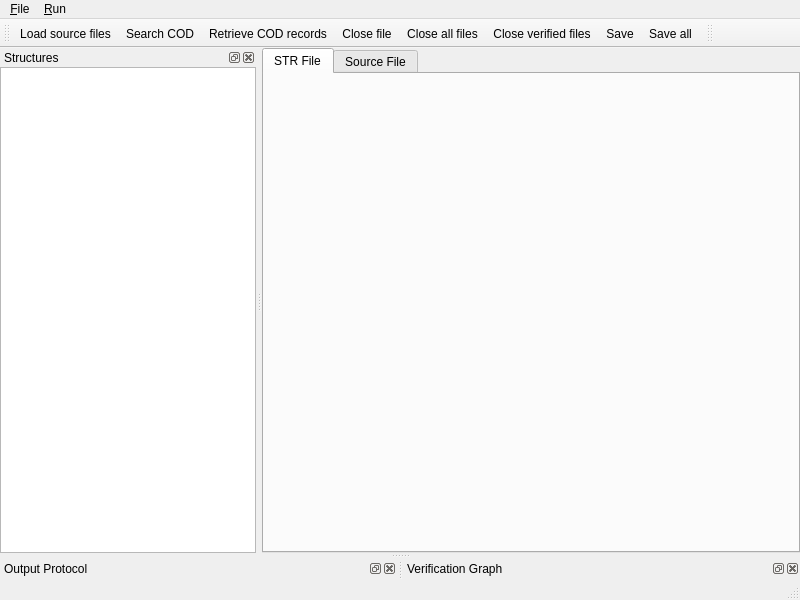
<?xml version="1.0" encoding="UTF-8"?>
<ui version="4.0">
 <class>StrucImportDialog</class>
 <widget class="QMainWindow" name="StrucImportDialog">
  <property name="geometry">
   <rect>
    <x>0</x>
    <y>0</y>
    <width>800</width>
    <height>600</height>
   </rect>
  </property>
  <property name="windowTitle">
   <string>Import Structure Files</string>
  </property>
  <widget class="QWidget" name="centralwidget">
   <layout class="QGridLayout" name="gridLayout">
    <property name="leftMargin">
     <number>0</number>
    </property>
    <property name="topMargin">
     <number>0</number>
    </property>
    <property name="rightMargin">
     <number>0</number>
    </property>
    <property name="bottomMargin">
     <number>0</number>
    </property>
    <item row="0" column="0">
     <widget class="QTabWidget" name="tabWidget">
      <property name="currentIndex">
       <number>0</number>
      </property>
      <widget class="QWidget" name="tab">
       <attribute name="title">
        <string>STR File</string>
       </attribute>
       <layout class="QGridLayout" name="gridLayout_3">
        <property name="leftMargin">
         <number>0</number>
        </property>
        <property name="topMargin">
         <number>0</number>
        </property>
        <property name="rightMargin">
         <number>0</number>
        </property>
        <property name="bottomMargin">
         <number>0</number>
        </property>
        <item row="0" column="0">
         <widget class="CodeEditor" name="textEditStr" native="true"/>
        </item>
       </layout>
      </widget>
      <widget class="QWidget" name="tab_2">
       <attribute name="title">
        <string>Source File</string>
       </attribute>
       <layout class="QGridLayout" name="gridLayout_2">
        <property name="leftMargin">
         <number>0</number>
        </property>
        <property name="topMargin">
         <number>0</number>
        </property>
        <property name="rightMargin">
         <number>0</number>
        </property>
        <property name="bottomMargin">
         <number>0</number>
        </property>
        <item row="0" column="0">
         <widget class="CodeEditor" name="textEditSource" native="true"/>
        </item>
       </layout>
      </widget>
     </widget>
    </item>
   </layout>
  </widget>
  <widget class="QMenuBar" name="menubar">
   <property name="geometry">
    <rect>
     <x>0</x>
     <y>0</y>
     <width>800</width>
     <height>20</height>
    </rect>
   </property>
   <widget class="QMenu" name="menu_File">
    <property name="title">
     <string>&amp;File</string>
    </property>
    <addaction name="action_Load_source_files"/>
    <addaction name="action_Search_COD"/>
    <addaction name="action_Retrieve_COD_records"/>
    <addaction name="separator"/>
    <addaction name="action_Save"/>
    <addaction name="actionSave_all"/>
    <addaction name="separator"/>
    <addaction name="actionRemove_file"/>
    <addaction name="actionClose_all_files"/>
    <addaction name="actionClose_verified_files"/>
    <addaction name="separator"/>
    <addaction name="action_Export_messages"/>
    <addaction name="actionExport_graphs"/>
    <addaction name="separator"/>
    <addaction name="actionClose"/>
   </widget>
   <widget class="QMenu" name="menu_Run">
    <property name="title">
     <string>&amp;Run</string>
    </property>
    <addaction name="actionConvert_source_file"/>
    <addaction name="separator"/>
    <addaction name="action_Verify_structure"/>
    <addaction name="actionVerify_all_structures"/>
    <addaction name="separator"/>
    <addaction name="action_Abort"/>
   </widget>
   <addaction name="menu_File"/>
   <addaction name="menu_Run"/>
  </widget>
  <widget class="QStatusBar" name="statusbar"/>
  <widget class="QDockWidget" name="dockWidgetFiles">
   <property name="windowTitle">
    <string>Structures</string>
   </property>
   <attribute name="dockWidgetArea">
    <number>1</number>
   </attribute>
   <widget class="QWidget" name="dockWidgetContents">
    <layout class="QGridLayout" name="gridLayout_4">
     <property name="leftMargin">
      <number>0</number>
     </property>
     <property name="topMargin">
      <number>0</number>
     </property>
     <property name="rightMargin">
      <number>0</number>
     </property>
     <property name="bottomMargin">
      <number>0</number>
     </property>
     <item row="0" column="0">
      <widget class="QListWidget" name="listWidgetFiles"/>
     </item>
    </layout>
   </widget>
  </widget>
  <widget class="QDockWidget" name="dockWidgetOutput">
   <property name="windowTitle">
    <string>Output Protocol</string>
   </property>
   <attribute name="dockWidgetArea">
    <number>8</number>
   </attribute>
   <widget class="QWidget" name="dockWidgetContents_2"/>
  </widget>
  <widget class="QDockWidget" name="dockWidgetGraph">
   <property name="windowTitle">
    <string>Verification Graph</string>
   </property>
   <attribute name="dockWidgetArea">
    <number>8</number>
   </attribute>
   <widget class="QWidget" name="dockWidgetContents_3"/>
  </widget>
  <widget class="QToolBar" name="toolBarFile">
   <property name="windowTitle">
    <string>toolBar</string>
   </property>
   <attribute name="toolBarArea">
    <enum>TopToolBarArea</enum>
   </attribute>
   <attribute name="toolBarBreak">
    <bool>false</bool>
   </attribute>
   <addaction name="action_Load_source_files"/>
   <addaction name="action_Search_COD"/>
   <addaction name="action_Retrieve_COD_records"/>
   <addaction name="actionRemove_file"/>
   <addaction name="actionClose_all_files"/>
   <addaction name="actionClose_verified_files"/>
   <addaction name="action_Save"/>
   <addaction name="actionSave_all"/>
  </widget>
  <widget class="QToolBar" name="toolBarWaveLength">
   <property name="windowTitle">
    <string>toolBar</string>
   </property>
   <attribute name="toolBarArea">
    <enum>TopToolBarArea</enum>
   </attribute>
   <attribute name="toolBarBreak">
    <bool>false</bool>
   </attribute>
  </widget>
  <action name="action_Verify_structure">
   <property name="icon">
    <iconset theme="profex-run"/>
   </property>
   <property name="text">
    <string>&amp;Verify structure</string>
   </property>
  </action>
  <action name="actionVerify_all_structures">
   <property name="icon">
    <iconset theme="profex-run-batch"/>
   </property>
   <property name="text">
    <string>Verify all &amp;structures</string>
   </property>
  </action>
  <action name="action_Abort">
   <property name="text">
    <string>&amp;Abort</string>
   </property>
  </action>
  <action name="action_Load_source_files">
   <property name="icon">
    <iconset theme="profex-folder-text"/>
   </property>
   <property name="text">
    <string>&amp;Load source files...</string>
   </property>
   <property name="shortcut">
    <string>Ctrl+L</string>
   </property>
  </action>
  <action name="action_Search_COD">
   <property name="icon">
    <iconset theme="profex-database-search"/>
   </property>
   <property name="text">
    <string>Search &amp;COD...</string>
   </property>
  </action>
  <action name="action_Retrieve_COD_records">
   <property name="icon">
    <iconset theme="profex-database-query"/>
   </property>
   <property name="text">
    <string>&amp;Retrieve COD records...</string>
   </property>
  </action>
  <action name="action_Save">
   <property name="icon">
    <iconset theme="profex-save-as"/>
   </property>
   <property name="text">
    <string>&amp;Save...</string>
   </property>
   <property name="shortcut">
    <string>Ctrl+S</string>
   </property>
  </action>
  <action name="actionSave_all">
   <property name="icon">
    <iconset theme="profex-save-all"/>
   </property>
   <property name="text">
    <string>Save &amp;all...</string>
   </property>
  </action>
  <action name="action_Export_messages">
   <property name="text">
    <string>&amp;Export protocol...</string>
   </property>
  </action>
  <action name="actionExport_graphs">
   <property name="text">
    <string>Export &amp;graphs...</string>
   </property>
  </action>
  <action name="actionClose">
   <property name="icon">
    <iconset theme="profex-exit"/>
   </property>
   <property name="text">
    <string>Close</string>
   </property>
   <property name="shortcut">
    <string>Ctrl+Q</string>
   </property>
  </action>
  <action name="actionRemove_file">
   <property name="icon">
    <iconset theme="profex-document-close"/>
   </property>
   <property name="text">
    <string>Close file</string>
   </property>
   <property name="shortcut">
    <string>Ctrl+W</string>
   </property>
   <property name="menuRole">
    <enum>QAction::MenuRole::NoRole</enum>
   </property>
  </action>
  <action name="actionClose_all_files">
   <property name="icon">
    <iconset theme="profex-document-close-all"/>
   </property>
   <property name="text">
    <string>Close all files</string>
   </property>
   <property name="shortcut">
    <string>Ctrl+Shift+W</string>
   </property>
   <property name="menuRole">
    <enum>QAction::MenuRole::NoRole</enum>
   </property>
  </action>
  <action name="actionClose_verified_files">
   <property name="icon">
    <iconset theme="profex-document-close-all-verified"/>
   </property>
   <property name="text">
    <string>Close verified files</string>
   </property>
   <property name="menuRole">
    <enum>QAction::MenuRole::NoRole</enum>
   </property>
  </action>
  <action name="actionConvert_source_file">
   <property name="icon">
    <iconset theme="profex-refresh"/>
   </property>
   <property name="text">
    <string>Convert source file</string>
   </property>
  </action>
 </widget>
 <customwidgets>
  <customwidget>
   <class>CodeEditor</class>
   <extends>QWidget</extends>
   <header>3rdparty/codeeditor/codeeditor.h</header>
   <container>1</container>
  </customwidget>
 </customwidgets>
 <resources/>
 <connections>
  <connection>
   <sender>actionClose</sender>
   <signal>triggered()</signal>
   <receiver>StrucImportDialog</receiver>
   <slot>close()</slot>
   <hints>
    <hint type="sourcelabel">
     <x>-1</x>
     <y>-1</y>
    </hint>
    <hint type="destinationlabel">
     <x>399</x>
     <y>299</y>
    </hint>
   </hints>
  </connection>
 </connections>
</ui>
